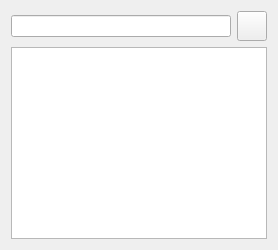
         <widget class="QWidget" name="tab_8">
          <attribute name="title">
           <string>Taxon</string>
          </attribute>
          <layout class="QVBoxLayout" name="verticalLayout_19">
           <item>
            <layout class="QHBoxLayout" name="horizontalLayout">
             <item>
              <widget class="QLineEdit" name="leTaxonSearch">
               <property name="toolTip">
                <string>Enter search term for taxon</string>
               </property>
              </widget>
             </item>
             <item>
              <widget class="QPushButton" name="butTaxonSearch">
               <property name="sizePolicy">
                <sizepolicy hsizetype="Fixed" vsizetype="Fixed">
                 <horstretch>0</horstretch>
                 <verstretch>0</verstretch>
                </sizepolicy>
               </property>
               <property name="minimumSize">
                <size>
                 <width>30</width>
                 <height>30</height>
                </size>
               </property>
               <property name="maximumSize">
                <size>
                 <width>30</width>
                 <height>30</height>
                </size>
               </property>
               <property name="toolTip">
                <string>Search the UK Species Inventory</string>
               </property>
               <property name="text">
                <string/>
               </property>
               <property name="icon">
                <iconset>
                 <normaloff>images/speciesinventory.png</normaloff>images/speciesinventory.png</iconset>
               </property>
               <property name="iconSize">
                <size>
                 <width>26</width>
                 <height>26</height>
                </size>
               </property>
              </widget>
             </item>
            </layout>
           </item>
           <item>
            <widget class="QTreeWidget" name="twTaxa">
             <property name="toolTip">
              <string>&lt;html&gt;&lt;head/&gt;&lt;body&gt;&lt;p&gt;Matching taxa - check TVK corresponding to species you want.&lt;/p&gt;&lt;/body&gt;&lt;/html&gt;</string>
             </property>
             <property name="headerHidden">
              <bool>true</bool>
             </property>
             <property name="columnCount">
              <number>1</number>
             </property>
             <attribute name="headerVisible">
              <bool>false</bool>
             </attribute>
             <attribute name="headerStretchLastSection">
              <bool>true</bool>
             </attribute>
             <column>
              <property name="text">
               <string notr="true">1</string>
              </property>
             </column>
            </widget>
           </item>
          </layout>
         </widget>
